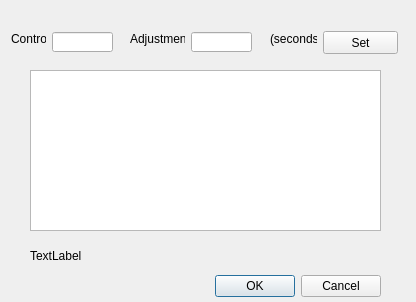
<?xml version="1.0" encoding="UTF-8"?>
<ui version="4.0">
 <class>clockerrorsdialog</class>
 <widget class="QDialog" name="clockerrorsdialog">
  <property name="geometry">
   <rect>
    <x>0</x>
    <y>0</y>
    <width>416</width>
    <height>302</height>
   </rect>
  </property>
  <property name="windowTitle">
   <string>Adjust SI Unit Times</string>
  </property>
  <widget class="QDialogButtonBox" name="buttonSet">
   <property name="geometry">
    <rect>
     <x>40</x>
     <y>270</y>
     <width>341</width>
     <height>32</height>
    </rect>
   </property>
   <property name="orientation">
    <enum>Qt::Horizontal</enum>
   </property>
   <property name="standardButtons">
    <set>QDialogButtonBox::Cancel|QDialogButtonBox::Ok</set>
   </property>
  </widget>
  <widget class="QLineEdit" name="controlEdit">
   <property name="geometry">
    <rect>
     <x>52</x>
     <y>32</y>
     <width>61</width>
     <height>20</height>
    </rect>
   </property>
   <property name="maximumSize">
    <size>
     <width>133</width>
     <height>16777215</height>
    </size>
   </property>
   <property name="inputMethodHints">
    <set>Qt::ImhDigitsOnly</set>
   </property>
   <property name="maxLength">
    <number>3</number>
   </property>
  </widget>
  <widget class="QLineEdit" name="secondsEdit">
   <property name="geometry">
    <rect>
     <x>191</x>
     <y>32</y>
     <width>61</width>
     <height>20</height>
    </rect>
   </property>
   <property name="inputMethodHints">
    <set>Qt::ImhDigitsOnly</set>
   </property>
   <property name="maxLength">
    <number>5</number>
   </property>
  </widget>
  <widget class="QTextBrowser" name="listAdjustments">
   <property name="geometry">
    <rect>
     <x>30</x>
     <y>70</y>
     <width>351</width>
     <height>161</height>
    </rect>
   </property>
  </widget>
  <widget class="QPushButton" name="setButton">
   <property name="geometry">
    <rect>
     <x>323</x>
     <y>31</y>
     <width>75</width>
     <height>23</height>
    </rect>
   </property>
   <property name="text">
    <string>Set</string>
   </property>
  </widget>
  <widget class="QLabel" name="label">
   <property name="geometry">
    <rect>
     <x>11</x>
     <y>31</y>
     <width>35</width>
     <height>16</height>
    </rect>
   </property>
   <property name="text">
    <string>Control</string>
   </property>
  </widget>
  <widget class="QLabel" name="label_2">
   <property name="geometry">
    <rect>
     <x>130</x>
     <y>31</y>
     <width>55</width>
     <height>16</height>
    </rect>
   </property>
   <property name="text">
    <string>Adjustment</string>
   </property>
  </widget>
  <widget class="QLabel" name="label_3">
   <property name="geometry">
    <rect>
     <x>270</x>
     <y>31</y>
     <width>47</width>
     <height>16</height>
    </rect>
   </property>
   <property name="text">
    <string>(seconds)</string>
   </property>
  </widget>
  <widget class="QLabel" name="notesLabel">
   <property name="geometry">
    <rect>
     <x>30</x>
     <y>240</y>
     <width>351</width>
     <height>31</height>
    </rect>
   </property>
   <property name="text">
    <string>TextLabel</string>
   </property>
   <property name="wordWrap">
    <bool>true</bool>
   </property>
  </widget>
 </widget>
 <resources/>
 <connections>
  <connection>
   <sender>buttonSet</sender>
   <signal>accepted()</signal>
   <receiver>clockerrorsdialog</receiver>
   <slot>accept()</slot>
   <hints>
    <hint type="sourcelabel">
     <x>248</x>
     <y>254</y>
    </hint>
    <hint type="destinationlabel">
     <x>157</x>
     <y>274</y>
    </hint>
   </hints>
  </connection>
  <connection>
   <sender>buttonSet</sender>
   <signal>rejected()</signal>
   <receiver>clockerrorsdialog</receiver>
   <slot>reject()</slot>
   <hints>
    <hint type="sourcelabel">
     <x>316</x>
     <y>260</y>
    </hint>
    <hint type="destinationlabel">
     <x>286</x>
     <y>274</y>
    </hint>
   </hints>
  </connection>
 </connections>
</ui>
